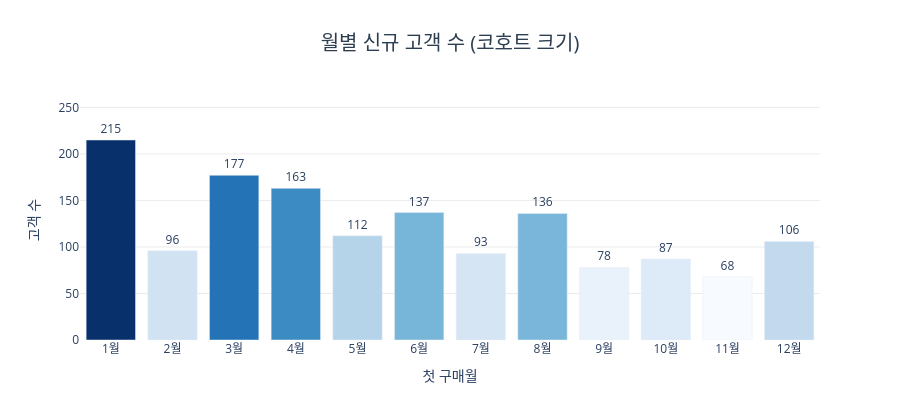

The notebook cell saved with this chart:
### Code cell
fig = go.Figure(go.Bar(
    x=[f'{m}월' for m in cohort_size['월']],
    y=cohort_size['cohort_size'],
    text=cohort_size['cohort_size'],
    textposition='outside',
    marker=dict(
        color=cohort_size['cohort_size'],
        colorscale='Blues',
        showscale=False
    )
))

fig.update_layout(
    title=dict(text='월별 신규 고객 수 (코호트 크기)', x=0.5, xanchor='center',
               font=dict(size=20, color='#2c3e50')),
    xaxis_title='첫 구매월',
    yaxis_title='고객 수',
    plot_bgcolor='white',
    yaxis=dict(gridcolor='#ececec',
               range=[0, cohort_size['cohort_size'].max() * 1.2]),
    height=420
)
fig.show()

### Figure 1 — Plotly figure (JSON) as saved in the notebook; plotly's stock layout.template omitted (floating-point values rounded to 4 significant figures)
{"data": [{"marker": {"color": [215, 96, 177, 163, 112, 137, 93, 136, 78, 87, 68, 106], "colorscale": [[0, "rgb(247,251,255)"], [0.125, "rgb(222,235,247)"], [0.25, "rgb(198,219,239)"], [0.375, "rgb(158,202,225)"], [0.5, "rgb(107,174,214)"], [0.625, "rgb(66,146,198)"], [0.75, "rgb(33,113,181)"], [0.875, "rgb(8,81,156)"], [1, "rgb(8,48,107)"]], "showscale": false}, "text": [215.0, 96.0, 177.0, 163.0, 112.0, 137.0, 93.0, 136.0, 78.0, 87.0, 68.0, 106.0], "textposition": "outside", "type": "bar", "x": ["1월", "2월", "3월", "4월", "5월", "6월", "7월", "8월", "9월", "10월", "11월", "12월"], "y": [215, 96, 177, 163, 112, 137, 93, 136, 78, 87, 68, 106]}], "layout": {"height": 420, "plot_bgcolor": "white", "title": {"font": {"color": "#2c3e50", "size": 20}, "text": "월별 신규 고객 수 (코호트 크기)", "x": 0.5, "xanchor": "center"}, "xaxis": {"title": {"text": "첫 구매월"}}, "yaxis": {"gridcolor": "#ececec", "range": [0, 258], "title": {"text": "고객 수"}}}}
